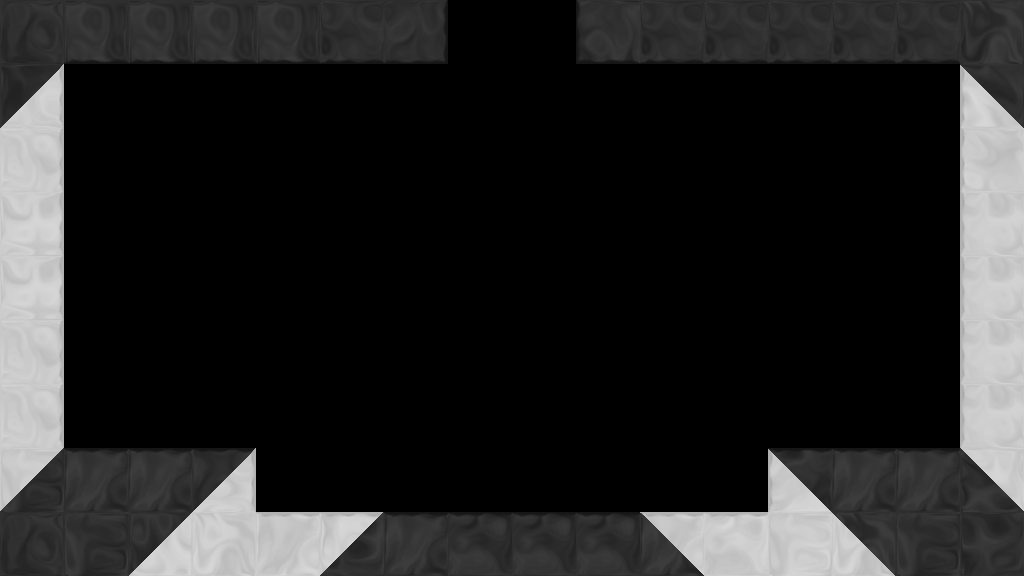

Rendered tile map (Tiled .tmx) drawn with the repository's tilesets; below, a short description and the full map source, tile grids included:
An orthogonal 16x9 tile map with 64x64 px tiles, 1 tile layer (tile), 1 hidden layer not drawn, 6 tilesets and 4 objects (2x Exit, DoorBlack, Griddy).

<map version="1.0" orientation="orthogonal" width="16" height="9" tilewidth="64" tileheight="64">
 <properties>
  <property name="bg" value="bg4_red" />
  <property name="bgParallaxX" value=".7" />
  <property name="bgParallaxY" value=".7" />
  <property name="music" value="boss1" />
 </properties>
 <tileset firstgid="1" source="tiles/black_tiles.tsx" />
 <tileset firstgid="50" source="tiles/white_tiles.tsx" />
 <tileset firstgid="99" source="tiles/mixed_tiles.tsx" />
 <tileset firstgid="211" source="tiles/glass_tiles.tsx" />
 <tileset firstgid="260" source="tiles/black_indestructable.tsx" />
 <tileset firstgid="310" source="tiles/sand_tiles.tsx" />
 <layer name="backTile" width="16" height="9" visible="0">
  <data encoding="csv">
0,0,0,0,0,0,0,0,0,0,0,0,0,0,0,0,
0,0,0,0,0,0,0,0,0,0,0,0,0,0,0,0,
0,0,0,0,0,0,0,0,0,0,0,0,0,0,0,0,
0,0,0,0,0,0,0,0,0,0,0,0,0,0,0,0,
0,0,0,0,0,0,0,0,0,0,0,0,0,0,0,0,
0,0,0,0,0,0,0,0,0,0,0,0,0,0,0,0,
0,0,0,0,0,0,0,0,0,0,0,0,0,0,0,0,
0,0,0,0,0,0,0,0,0,0,0,0,0,0,0,0,
0,0,0,0,0,0,0,0,0,0,0,0,0,0,0,0
</data>
 </layer>
 <objectgroup name="obj" width="16" height="9">
  <object type="DoorBlack" x="448" y="0" width="128" height="64">
   <properties>
    <property name="autoClose" value="true" />
    <property name="cannotOpen" value="true" />
   </properties>
  </object>
  <object type="Griddy" x="865" y="161" />
 </objectgroup>
 <layer name="tile" width="16" height="9">
  <data encoding="csv">
28,38,38,38,38,31,32,0,0,37,31,31,31,31,31,1,
116,0,0,0,0,0,0,0,0,0,0,0,0,0,0,127,
74,0,0,0,0,0,0,0,0,0,0,0,0,0,0,71,
75,0,0,0,0,0,0,0,0,0,0,0,0,0,0,72,
75,0,0,0,0,0,0,0,0,0,0,0,0,0,0,72,
74,0,0,0,0,0,0,0,0,0,0,0,0,0,0,72,
74,0,0,0,0,0,0,0,0,0,0,0,0,0,0,72,
100,10,10,144,0,0,0,0,0,0,0,0,134,10,10,101,
28,2,102,50,59,107,10,17,17,17,108,66,51,99,2,5
</data>
 </layer>
 <objectgroup name="front" width="16" height="9">
  <object type="Exit" x="448" y="0" width="128" height="64">
   <properties>
    <property name="mapTo" value="beforeBoss" />
   </properties>
  </object>
  <object type="Exit" x="448" y="541" width="128" height="48">
   <properties>
    <property name="mapTo" value="griddy2" />
   </properties>
  </object>
 </objectgroup>
</map>
